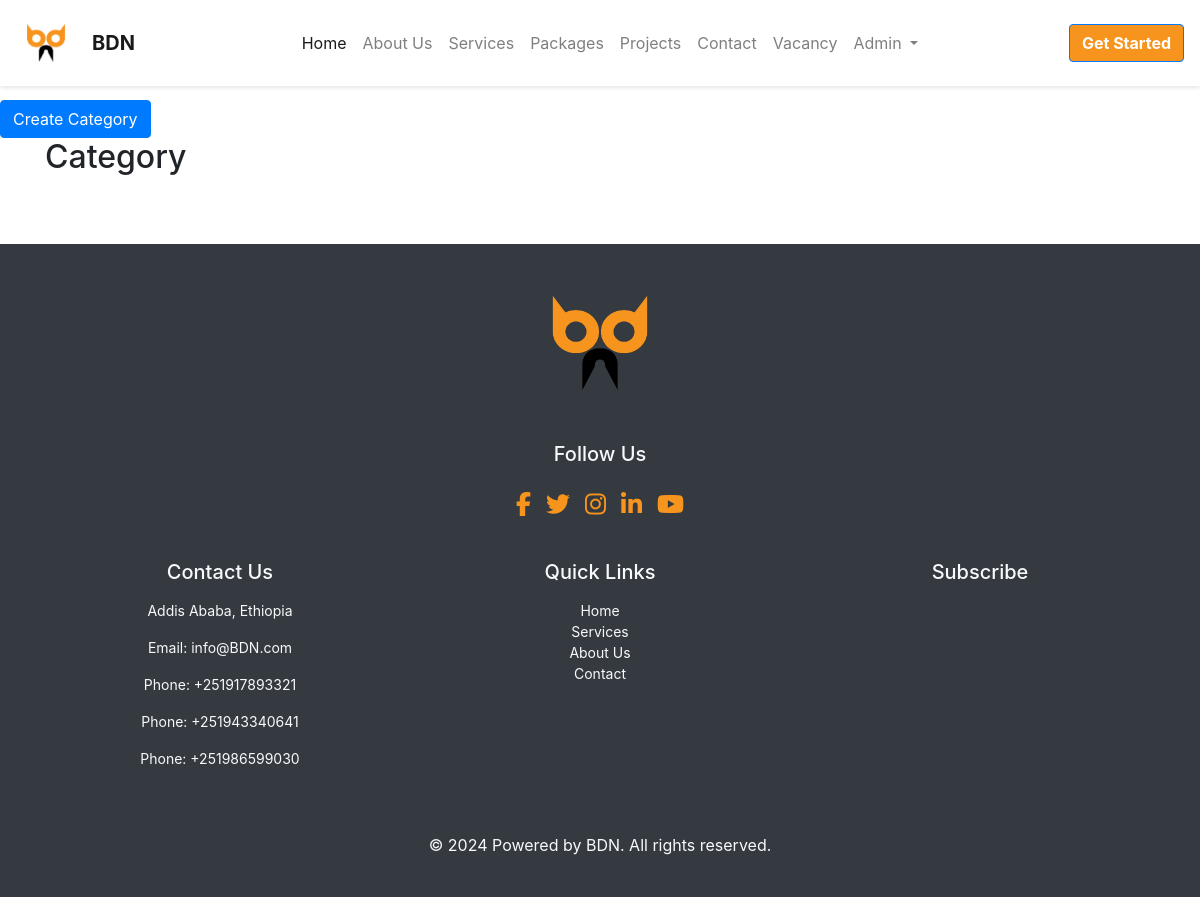
Page /package/category/ (signed in) on the earlier database version.
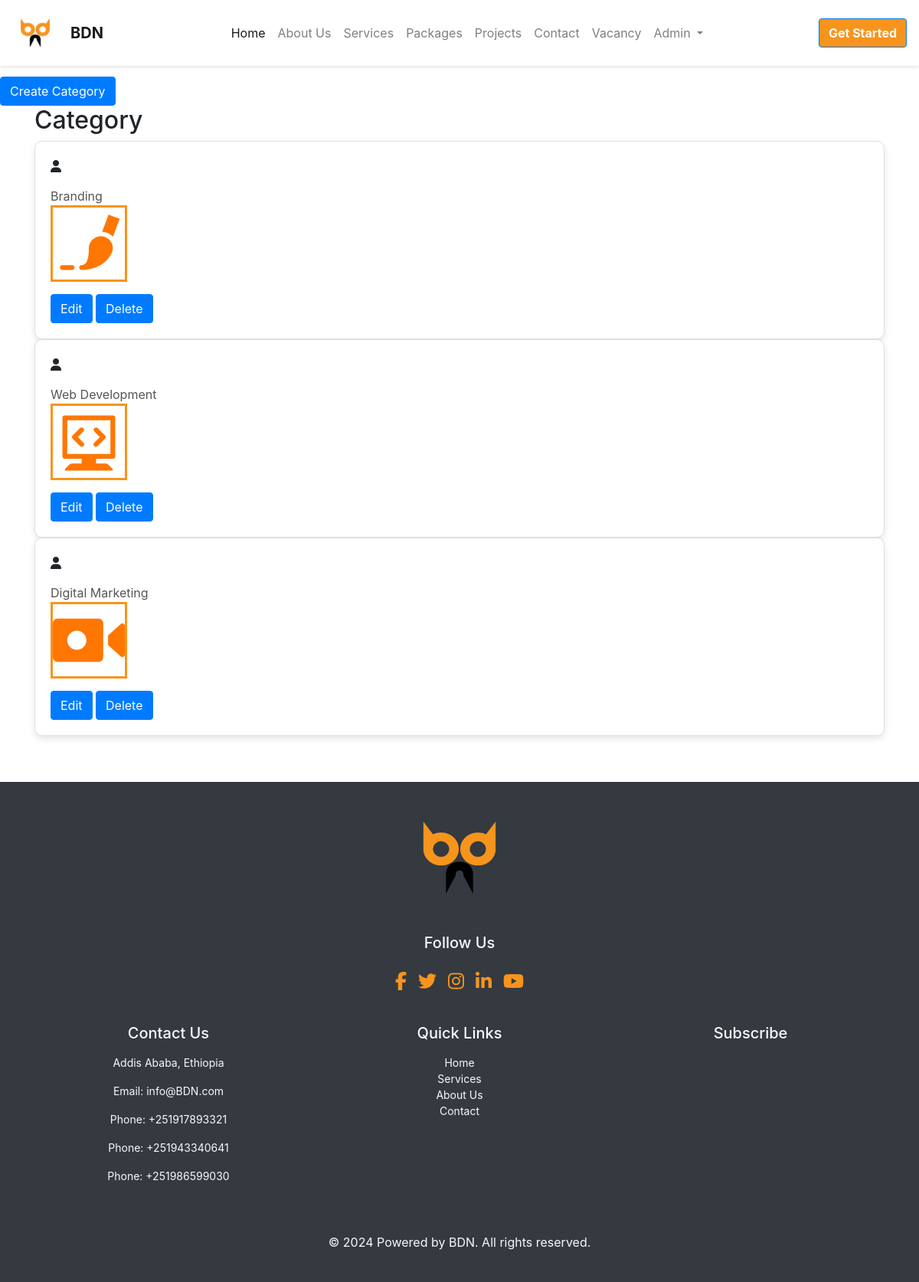
Same page on the later database version.
### package/models.py (models this page shows, shortened)
class Category(models.Model):
    name=models.CharField(max_length=200)
    image=models.FileField(upload_to='images/icons' , validators=[FileExtensionValidator(['svg'])])
    description = models.TextField(max_length=1000, null=True,blank=True)

### package/views.py (the view)
# urls.py: path('category/', views.CategoryListView.as_view(), name='category_list'),
class CategoryListView(ListView):
    model = Category
    @method_decorator(user_passes_test(lambda u: u.is_superuser))
    def dispatch(self, *args, **kwargs):
        return super().dispatch(*args, **kwargs)
    def get_queryset(self):
        return Category.objects.all()

### package/templates/package/category_list.html (shortened to what this page needs)
{% extends  "base.html" %}
{% block content %}
<div class="d-flex flex-wrap" style="padding-top:100px;">
    <a class="btn btn-primary" href="{% url 'package:category_new' %}" style=" float:right;">Create Category</a>
</div>
<div class="container" style="padding-bottom:60px;">
    <h2>Category</h2>
    <div class="project-wrapper">
        {% for category in category_list %}
        <div class="testimonial">
            <div class="testimonial-content">
                <i class="fas fa-user testimonial-icon"></i>
                <div class="testimonial-text">
                    <footer>{{category.name}}</footer>
                    <blockquote>
                        <p>
                        <img src={{category.image.url}}>
                        </p>
                    </blockquote>
                    {% if user.is_authenticated and user.is_superuser %}
                    <a class="btn btn-primary" href="{% url 'package:category_edit' pk=category.pk %}">
                         Edit
                    </a>
                    <a class="btn btn-primary" href="{% url 'package:category_remove' pk=category.pk %}">Delete</a>
                    {% endif %}
                </div>
            </div>
        </div>
        {% endfor %}
    </div>
</div>
{% endblock %}

Differences in the rows shown:
added Category: name "Branding", image (picture)
added Category: name "Web Development", image (picture)
added Category: name "Digital Marketing", image (picture)
